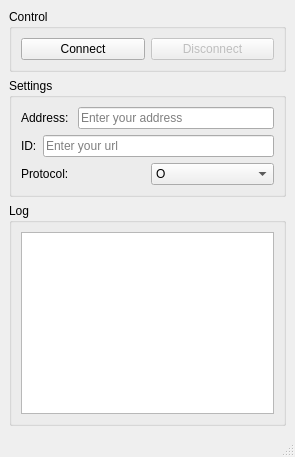
<?xml version="1.0" encoding="UTF-8"?>
<ui version="4.0">
 <class>EbolaVPN</class>
 <widget class="QMainWindow" name="EbolaVPN">
  <property name="geometry">
   <rect>
    <x>0</x>
    <y>0</y>
    <width>295</width>
    <height>457</height>
   </rect>
  </property>
  <property name="minimumSize">
   <size>
    <width>0</width>
    <height>0</height>
   </size>
  </property>
  <property name="windowTitle">
   <string>EbolaVPN</string>
  </property>
  <widget class="QWidget" name="centralwidget">
   <layout class="QVBoxLayout" name="verticalLayout">
    <item>
     <widget class="QGroupBox" name="groupBox">
      <property name="title">
       <string>Control</string>
      </property>
      <layout class="QHBoxLayout" name="horizontalLayout">
       <item>
        <widget class="QPushButton" name="connectBtn">
         <property name="text">
          <string>Connect</string>
         </property>
        </widget>
       </item>
       <item>
        <widget class="QPushButton" name="disconnectBtn">
         <property name="enabled">
          <bool>false</bool>
         </property>
         <property name="text">
          <string>Disconnect</string>
         </property>
        </widget>
       </item>
      </layout>
     </widget>
    </item>
    <item>
     <widget class="QGroupBox" name="groupBox_3">
      <property name="title">
       <string>Settings</string>
      </property>
      <layout class="QVBoxLayout" name="verticalLayout_3">
       <item>
        <layout class="QHBoxLayout" name="horizontalLayout_4">
         <item>
          <widget class="QLabel" name="label_3">
           <property name="text">
            <string>Address: </string>
           </property>
          </widget>
         </item>
         <item>
          <widget class="QLineEdit" name="addressEdit">
           <property name="placeholderText">
            <string>Enter your address</string>
           </property>
          </widget>
         </item>
        </layout>
       </item>
       <item>
        <layout class="QHBoxLayout" name="horizontalLayout_2">
         <item>
          <widget class="QLabel" name="label">
           <property name="text">
            <string>ID:</string>
           </property>
          </widget>
         </item>
         <item>
          <widget class="QLineEdit" name="idEdit">
           <property name="text">
            <string/>
           </property>
           <property name="echoMode">
            <enum>QLineEdit::Password</enum>
           </property>
           <property name="placeholderText">
            <string>Enter your url</string>
           </property>
          </widget>
         </item>
        </layout>
       </item>
       <item>
        <layout class="QHBoxLayout" name="horizontalLayout_5">
         <item>
          <widget class="QLabel" name="label_4">
           <property name="text">
            <string>Protocol:</string>
           </property>
          </widget>
         </item>
         <item>
          <widget class="QComboBox" name="comboBox">
           <item>
            <property name="text">
             <string>O</string>
            </property>
           </item>
           <item>
            <property name="text">
             <string>G</string>
            </property>
           </item>
           <item>
            <property name="text">
             <string>Gu</string>
            </property>
           </item>
           <item>
            <property name="text">
             <string>G_test</string>
            </property>
           </item>
           <item>
            <property name="text">
             <string>Gu_test</string>
            </property>
           </item>
          </widget>
         </item>
        </layout>
       </item>
      </layout>
     </widget>
    </item>
    <item>
     <widget class="QGroupBox" name="groupBox_2">
      <property name="title">
       <string>Log</string>
      </property>
      <layout class="QVBoxLayout" name="verticalLayout_2">
       <item>
        <widget class="QTextBrowser" name="logBro"/>
       </item>
      </layout>
     </widget>
    </item>
   </layout>
  </widget>
  <widget class="QMenuBar" name="menubar">
   <property name="geometry">
    <rect>
     <x>0</x>
     <y>0</y>
     <width>295</width>
     <height>25</height>
    </rect>
   </property>
  </widget>
  <widget class="QStatusBar" name="statusbar"/>
 </widget>
 <resources/>
 <connections/>
</ui>
